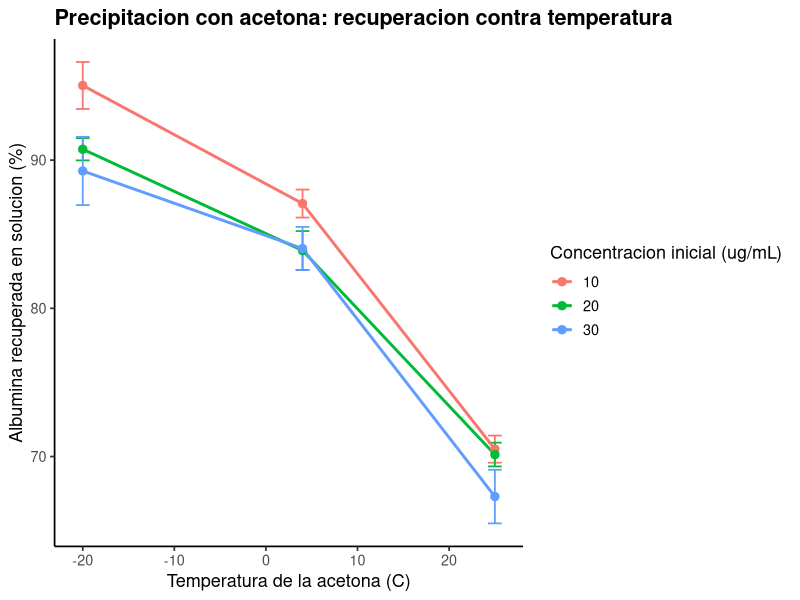
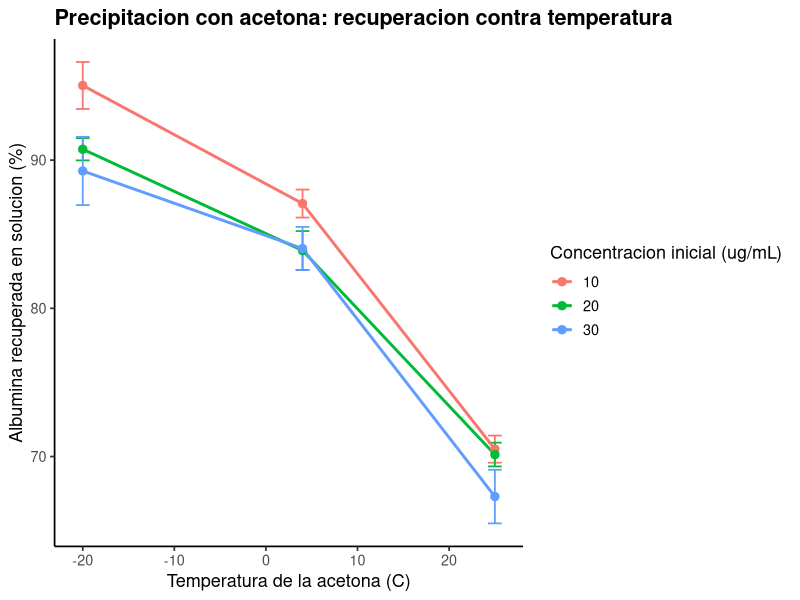

Here is the R script that generated these plots, in order:
# ==========================================================================
# P5. Precipitacion de albumina con acetona
# ==========================================================================
# Autor: Dr. Jose Juan Torres Martinez
# Docente de Ciencias Quimicas
# Universidad Autonoma de San Luis Potosi (UASLP)
# Mexico
#
# Material academico para estudiantes
# Serie "Bioseparaciones" - Laboratorio, Practica 5. Acetona
#
# Descripcion: Practica 5 del laboratorio: la mesa de precipitacion con acetona, con el solvente frio. Aqui se calcula el porcentaje de albumina recuperada en solucion despues de precipitar con acetona a -20, 4 y 25 C, para tres concentraciones iniciales (10, 20 y 30 ug/mL). Se compara la recuperacion entre temperaturas y se grafica el porcentaje recuperado contra la temperatura del solvente. Lo que se aprende aqui dice a que temperatura conviene precipitar con acetona para recuperar mas proteina.
#
# Objetivos de aprendizaje:
#   - Calcular el porcentaje de proteina recuperada por condicion.
#   - Comparar la recuperacion a -20, 4 y 25 C.
#   - Relacionar la temperatura baja con menor desnaturalizacion.

# Datos: datos_acetona.csv (porcentaje de albumina recuperada medido por Bradford, 3 replicas por temperatura y concentracion inicial).
# Desarrollo: llegamos a la mesa de precipitacion con acetona, con el congelador a -20 C al lado. Primera parada: resumir la recuperacion por temperatura y por concentracion inicial. Segunda parada: la grafica de recuperacion contra temperatura. En cada parada calculamos y comentamos que significa el resultado antes de seguir.
# ==========================================================================

library(tidyverse)

# --------------------------------------------------------------------------
# Protocolo (Manual de Practicas, Practica 5. Acetona)
# --------------------------------------------------------------------------
# Paso 1. En 4 tubos de centrifuga diluir la solucion de albumina (100 ug/mL) con el buffer de fosfato para obtener 10 ug/mL en un volumen final de 200 uL.
# Paso 2. Repetir lo anterior para obtener 4 tubos con 20 ug/mL y 4 mas con 30 ug/mL. En total son 12 tubos: 4 por concentracion.
# Paso 3. A 3 tubos (uno de cada concentracion) adicionar 800 uL de acetona a -20 C, agregando de 200 uL en 200 uL. Mezclar los tubos.
# Paso 4. Repetir lo anterior con acetona a 4 C y a 25 C, en 3 tubos con distintas concentraciones cada vez.
# Paso 5. Incubar los tubos 45 min a la temperatura correspondiente. Mantener los 3 tubos restantes a 25 C (a los que no se les adiciono acetona) como controles.
# Paso 6. Sedimentar el precipitado centrifugando los tubos a 15000g por 5 min a 4 C.
# Paso 7. Retirar el sobrenadante con mucho cuidado, sin perturbar el precipitado, y colocar el sobrenadante de todos los tubos en un mismo recipiente.
# Paso 8. Secar el precipitado 5 min a temperatura ambiente invirtiendo los tubos sobre una toalla de papel, sin perturbar el precipitado.
# Paso 9. Resuspender el precipitado de cada tubo en 200 uL de buffer de fosfato agitando suavemente. Cuantificar la concentracion de albumina en los 12 tubos (Bradford) y determinar el porcentaje de proteina recuperada en solucion para los tubos tratados con acetona. Centrifugar los tubos para separar la solucion del material que no se haya disuelto; diluir la muestra si hace falta.
# Nota: el manual trabaja con 12 tubos en total (uno por condicion) y los 3 tubos sin acetona son los controles a 25 C; los porcentajes se resumen por temperatura y concentracion a partir de las 3 replicas del CSV.
# Sesiones (manual): la practica ocupa dos semanas. Sesion 1: precipitacion, incubacion de 45 min, centrifugacion y secado del precipitado. Sesion 2: resuspension en buffer, cuantificacion por Bradford, porcentaje recuperado y grafica.
# Controles: los 3 tubos sin acetona a 25 C son la referencia del 100% (sin precipitacion no hay perdida); el porcentaje recuperado se calcula contra la concentracion inicial de cada tubo.
# Principio (manual): el solvente organico debe ser miscible con el agua (etanol y acetona son los mas comunes) y baja la constante dielectrica del medio, lo que reduce la solubilidad de la proteina y la precipita. Se trabaja en frio para reducir la desnaturalizacion por la interaccion con el solvente, de modo que la proteina precipitada se pueda redisolver en solvente acuoso.
# Seguridad y reglas (manual): adicionar el solvente lentamente, en porciones de 200 uL; no perturbar el precipitado al retirar el sobrenadante ni al secar; bata blanca obligatoria y guantes cuando se indique.

# --------------------------------------------------------------------------
# Parada 1. Leer los datos y resumir por temperatura y concentracion
# --------------------------------------------------------------------------
# Estamos en la mesa con la acetona a tres temperaturas. Precipitamos la albumina, la redisolvemos y medimos por Bradford cuanta se recupero: resumimos el porcentaje por temperatura y por concentracion inicial, y despues la media por temperatura.
datos <- read_csv("datos_acetona.csv", show_col_types = FALSE)

resumen <- datos %>%
  group_by(temperatura_C, concentracion_inicial_ug_ml) %>%
  summarise(
    recuperacion_media = mean(porcentaje_recuperado),
    de = sd(porcentaje_recuperado),
    .groups = "drop"
  )

print(resumen)

# Recuperacion media por temperatura (todas las concentraciones).
por_temp <- resumen %>%
  group_by(temperatura_C) %>%
  summarise(
    recuperacion_media = mean(recuperacion_media),
    .groups = "drop"
  )
print(por_temp)

# --------------------------------------------------------------------------
# Parada 2. Grafica: porcentaje recuperado contra temperatura
# --------------------------------------------------------------------------
# Graficamos el porcentaje recuperado contra la temperatura de la acetona: cada curva es una concentracion inicial y cada punto lleva su barra de desviacion.
grafica <- ggplot(
  resumen,
  aes(x = temperatura_C, y = recuperacion_media,
      color = factor(concentracion_inicial_ug_ml),
      group = concentracion_inicial_ug_ml)
) +
  geom_errorbar(aes(ymin = recuperacion_media - de,
                    ymax = recuperacion_media + de),
                width = 1.5, linewidth = 0.6) +
  geom_line(linewidth = 1) +
  geom_point(size = 2.5) +
  labs(
    x = "Temperatura de la acetona (C)",
    y = "Albumina recuperada en solucion (%)",
    color = "Concentracion inicial (ug/mL)",
    title = "Precipitacion con acetona: recuperacion contra temperatura"
  ) +
  theme_classic(base_size = 13) +
  theme(plot.title = element_text(face = "bold"))

print(grafica)

# --------------------------------------------------------------------------
# 3. Exportar la grafica
# --------------------------------------------------------------------------
# Antes de salir de la mesa de precipitacion con acetona guardamos la grafica de la practica.
ggsave("05_acetona.png", grafica,
       width = 18, height = 12, units = "cm", dpi = 300)

# --------------------------------------------------------------------------
# Interpretacion
# --------------------------------------------------------------------------
# Grafica (porcentaje recuperado contra temperatura): el eje x es la temperatura de la acetona en C y el eje y es la albumina recuperada en solucion en %.
# - La recuperacion es mayor con acetona fria: cerca de 92% a -20 C contra cerca de 69% a 25 C. Esto significa que el frio protege la estructura de la proteina para redisolverla despues, y por eso lo siguiente es precipitar con acetona fria.
# - La concentracion inicial cambia poco la recuperacion: la temperatura es el factor que manda. Esto significa que al planear la precipitacion lo primero que se fija es la temperatura, no la concentracion de partida.

# --------------------------------------------------------------------------
# Que aprendimos
# --------------------------------------------------------------------------
# - El solvente organico precipita la proteina y el frio protege su estructura para redisolverla despues.
# - El porcentaje recuperado se mide con Bradford antes y despues de la precipitacion.
# Terminamos la practica en la mesa de precipitacion con acetona: ya sabemos que el frio da la mejor recuperacion. Seguimos a la siguiente practica: el equipo FPLC, donde se prepara la columna para la cromatografia.
